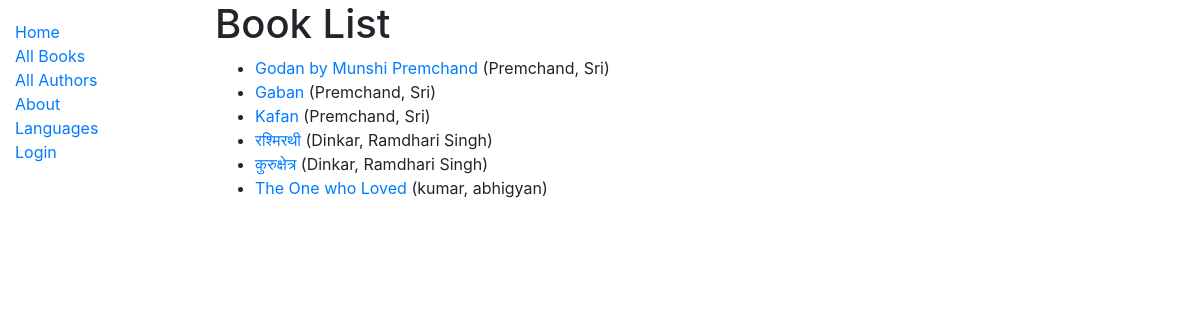
Before: /catalog/books/ with the older database file.
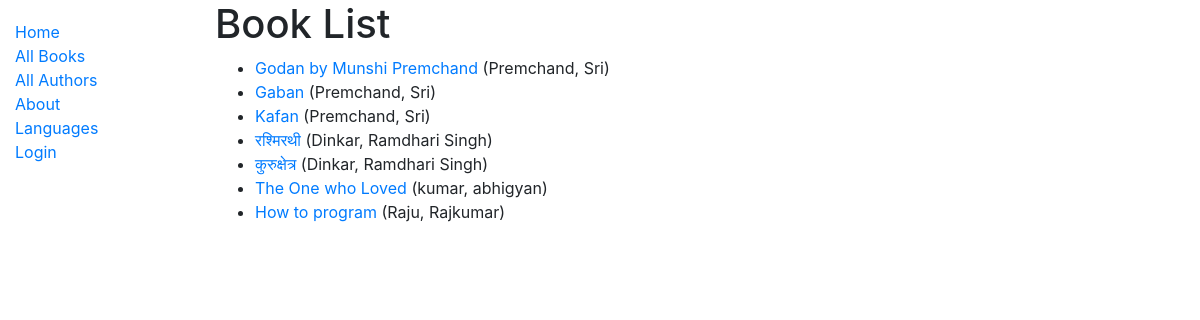
After: the same page with the newer database file.
### catalog/models.py (models this page shows, shortened)
class Book(models.Model):
    title = models.CharField(max_length=200)
    author = models.ForeignKey('Author', on_delete=models.SET_NULL, null=True)
    summary = models.TextField(max_length=1000, help_text='Enter a brief description os the book')
    isbn = models.CharField('ISBN', max_length=13, help_text='13 Character <a href="https://www.isbn-international.org/content/what-isbn">ISBN number</a>')
    genre = models.ManyToManyField(Genre, help_text='Select a genre for this Boook')
    language = models.ForeignKey('Language', on_delete=models.SET_NULL, null=True)
    def get_absolute_url(self):
        return reverse('book-detail', args=[str(self.id)])
    def display_genre(self):
        """Create a string for the Genre. This is required to display genre in Admin."""
        return ', '.join(genre.name for genre in self.genre.all()[:3])
    display_genre.short_description = 'Genre'

class Author(models.Model):
    first_name = models.CharField(max_length=100)
    last_name = models.CharField(max_length=100)
    date_of_birth = models.DateField(null=True, blank=True)
    date_of_death = models.DateField('Died', null=True, blank=True)
    class Meta:
        ordering = ['last_name', 'first_name']
    def __str__(self):
        return f'{self.last_name}, {self.first_name}'

### catalog/views.py (the view)
# urls.py: path('books/', views.BookListView.as_view(), name='books'),
class BookListView(generic.ListView):
    model = Book
    paginate_by = 10

### catalog/templates/catalog/book_list.html
{% extends "base_generic.html" %}
{% block content %}
  <h1>Book List</h1>
  {% if book_list %}
  <ul>
    {% for book in book_list %}
      <li>
        <a href="{{ book.get_absolute_url }}">{{ book.title }}</a> ({{book.author}})
      </li>
    {% endfor %}
  </ul>
  {% else %}
    <p>There are no books in the library.</p>
  {% endif %}
{% endblock %}

### catalog/templates/base_generic.html (shortened to what this page needs)
<!DOCTYPE html>
<html lang="en">
<head>
  <link rel="stylesheet" href="https://stackpath.bootstrapcdn.com/bootstrap/4.1.3/css/bootstrap.min.css">
  {% load static %}
  <link rel="stylesheet" href="{% static 'css/styles.css' %}">
</head>
<body>
  <div class="container-fluid">
    <div class="row">
      <div class="col-sm-2">
      {% block sidebar %}
        <ul class="sidebar-nav">
          <li><a href="{% url 'index' %}">Home</a></li>
          <li><a href="{% url 'books' %}">All Books</a></li>
          <li><a href="{% url 'authors' %}">All Authors</a></li>
            <li><a class="active" href="{% url 'about' %}">About</a></li>
          <li><a class="active" href="{% url 'language' %}">Languages</a></li>
          {% if user.is_authenticated %}
     <li>User: {{ user.get_username }}</li>
     <li><a href="{% url 'my-borrowed' %}">My Borrowed</a></li>
     <li><a href="{% url 'logout'%}?next={{request.path}}">Logout</a></li>
   {% else %}
     <li><a href="{% url 'login'%}?next={{request.path}}">Login</a></li>
   {% endif %}
        </ul>
     {% endblock %}
      </div>
      <div class="col-sm-10 ">{% block content %}{% endblock %}</div>
    </div>
  </div>
</body>
</html>

### catalog/static/css/styles.css (style rules this page uses)
.sidebar-nav { margin-top: 20px; padding: 0; list-style: none; colour: red; }

Changed rows visible on the page:
added Book: title "How to program", author "Raju, Rajkumar"
